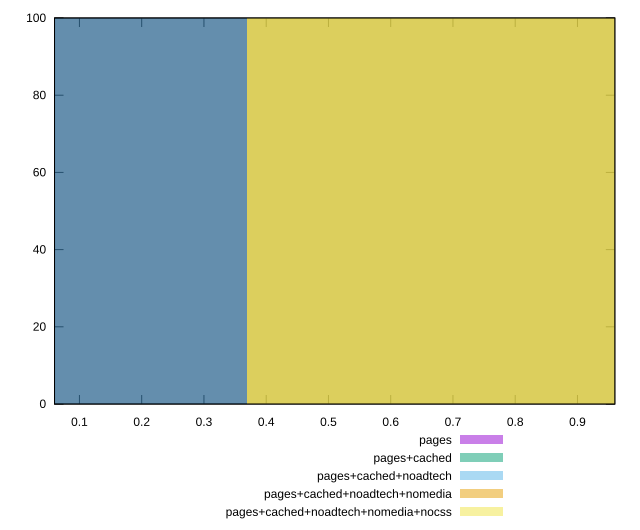

The gnuplot source for this figure:
reset

$pages <<EOF
0 100
EOF

$pagesCached <<EOF
0 100
EOF

$pagesCachedNoadtech <<EOF
0.7397214236340313 100
EOF

$pagesCachedNoadtechNomedia <<EOF
0.7397214236340313 100
EOF

$pagesCachedNoadtechNomediaNocss <<EOF
0.7397214236340313 100
EOF

set key outside below
set boxwidth 0.7397214236340313
set xrange [0.06:0.96]
set yrange [0:100]
set trange [0:100]
set style fill transparent solid 0.5 noborder
set terminal svg size 640, 530 enhanced background rgb 'white'
set output "report_00017_2021-02-10T15-08-03.406Z/interactive/comparison/histogram/all_score.svg"

plot $pages title "pages" with boxes, \
     $pagesCached title "pages+cached" with boxes, \
     $pagesCachedNoadtech title "pages+cached+noadtech" with boxes, \
     $pagesCachedNoadtechNomedia title "pages+cached+noadtech+nomedia" with boxes, \
     $pagesCachedNoadtechNomediaNocss title "pages+cached+noadtech+nomedia+nocss" with boxes

reset
